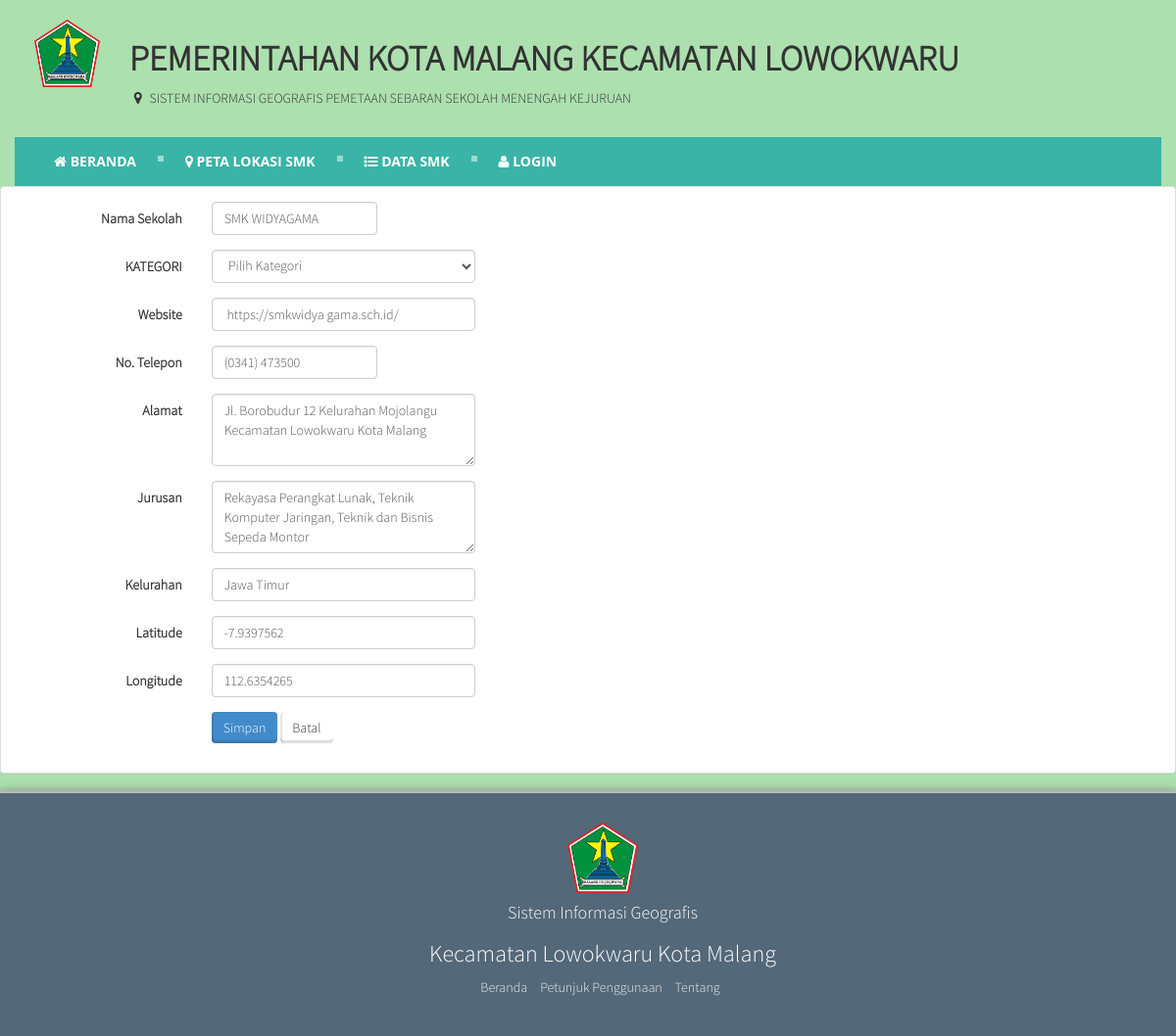
The page /update.php?id=5 (signed in) on the database its author committed.
### tables this page shows
CREATE TABLE `smk` (
  `id_sekolah` int(8) NOT NULL,
  `nama_sekolah` varchar(255) NOT NULL,
  `kategori` varchar(50) NOT NULL,
  `website` varchar(100) NOT NULL,
  `no_telp` varchar(25) NOT NULL,
  `alamat` text NOT NULL,
  `jurusan` varchar(500) NOT NULL,
  `kelurahan` varchar(50) NOT NULL,
  `latitude` varchar(50) NOT NULL,
  `longitude` varchar(50) NOT NULL
);

### update.php (the view, shortened to what this page needs)
<?php
include_once "koneksi.php";
include_once "header.php";
include_once "navbar.php";
$id         = $_GET['id'];
$sekolah  = mysqli_query($koneksi, "select * from smk where id_sekolah='$id'");
$row        = mysqli_fetch_array($sekolah);
?>
<!DOCTYPE html>
<html>
    <head>
    </head>
    <body>
    <div class="panel panel-default">
        <div class="panel-body">
          <form class="form-horizontal" action="update_aksi.php" method="POST">
            <div class="form-group">
              <label class="col-sm-2 control-label">Nama Sekolah</label>
              <div class="col-sm-2">
                    <input type="text" class="form-control" name="nama_sekolah" value="<?php echo $row['nama_sekolah'];?>">
              </div>
            </div>
            <div class="form-group">
              <label class="col-sm-2 control-label">KATEGORI</label>
              <div class="col-sm-3">
                <select class="form-control" name="kategori" placeholder="kategori" required>
                  <option value="">Pilih Kategori</option>
                </select>
              </div>
            </div>
            <div class="form-group">
              <label class="col-sm-2 control-label">Website</label>
              <div class="col-sm-3">
                <input type="text" class="form-control" name="website" autocomplete="off" value="<?php echo $row['website']; ?>" required>
              </div>
            </div>
            <div class="form-group">
              <label class="col-sm-2 control-label">No. Telepon</label>
              <div class="col-sm-2">
                <input type="text" class="form-control" name="no_telp" autocomplete="off" maxlength="15" onKeyPress="return goodchars(event,'0123456789',this)" value="<?php echo $row['no_telp']; ?>" required>
              </div>
            </div>
            <div class="form-group">
              <label class="col-sm-2 control-label">Alamat</label>
              <div class="col-sm-3">
                <textarea class="form-control" name="alamat" rows="3" required><?php echo $row['alamat']; ?></textarea>
              </div>
            </div>
            <div class="form-group">
              <label class="col-sm-2 control-label">Jurusan</label>
              <div class="col-sm-3">
                <textarea type="text" class="form-control" name="jurusan" rows="3" required><?php echo $row['jurusan']; ?></textarea>
              </div>
            </div>
            <div class="form-group">
              <label class="col-sm-2 control-label">Kelurahan</label>
              <div class="col-sm-3">
                <input type="text" class="form-control" name="kelurahan" autocomplete="off" value="<?php echo $row['kelurahan']; ?>" required>
              </div>
            </div>
            <div class="form-group">
              <label class="col-sm-2 control-label">Latitude</label>
              <div class="col-sm-3">
                <input type="text" class="form-control" name="latitude" autocomplete="off" value="<?php echo $row['latitude']; ?>" required>
              </div>
            </div>
            <div class="form-group">
              <label class="col-sm-2 control-label">Longitude</label>
              <div class="col-sm-3">
                <input type="text" class="form-control" name="longitude" autocomplete="off" value="<?php echo $row['longitude']; ?>" required>
              </div>
            </div>
            <div class="form-group">
              <div class="col-sm-offset-2 col-sm-10">
                <input type="submit" class="btn btn-primary btn-submit" name="simpan" value="Simpan">
                <a href="indexadmin.php" class="btn btn-default btn-reset">Batal</a>
              </div>
            </div>
        </form>
        </div>
        </div>
    </body>
    <?php
    include_once "footer.php";
    ?>
</html>

### css/style.css (style rules this page uses)
body { background: url("../img/background.png"); font-family: sistem; }
textarea { resize: vertical; }
.btn { border: 0; border-bottom: 0; border-left: 0; font-weight: '900'; box-shadow: inset 0 -3.2px rgba(0, 0, 0, 0.12), inset 2px 0 rgba(0, 0, 0, 0.1); outline: none; -webkit-outline: none; -o-outline: none; -moz-outline: none; }

### rows shown on the page
smk: nama_sekolah "SMK WIDYAGAMA", website "https://smkwidya gama.sch.id/", no_telp "(0341) 473500", alamat "Jl. Borobudur 12 Kelurahan Mojolangu Kecamatan Lowokwaru Kota Malang", jurusan "Rekayasa Perangkat Lunak, Teknik Komputer Jaringan, Teknik dan Bisnis Sepeda Montor", kelurahan "Jawa Timur", latitude "-7.9397562", longitude "112.6354265"
